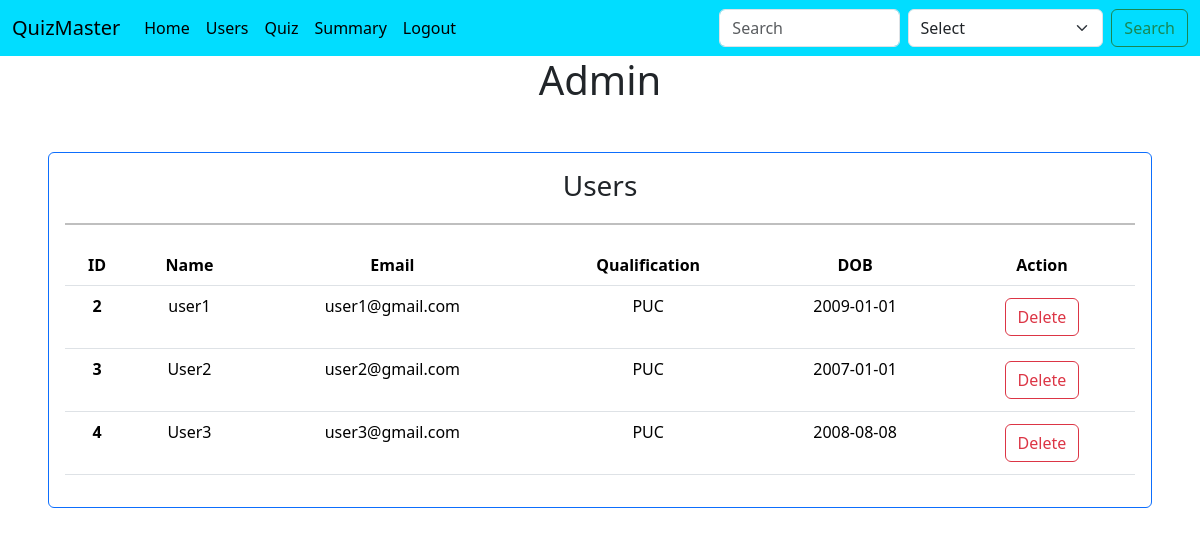
Page /users (signed in) on the earlier database version.
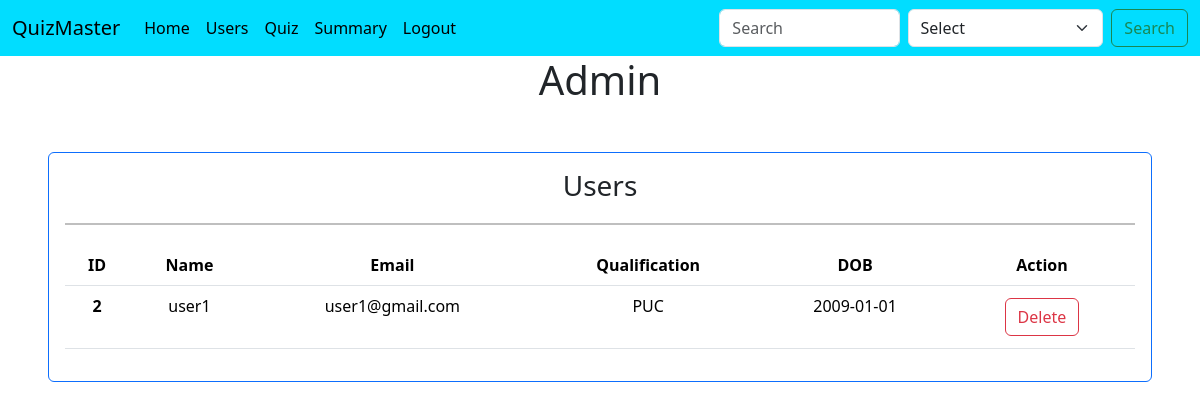
Same page on the later database version.
### controllers/database.py (models this page shows, shortened)
class User(db.Model):
    id = db.Column(db.Integer, primary_key=True, autoincrement=True)
    username = db.Column(db.String(50), unique=True, nullable=False)
    user_email = db.Column(db.String(100), unique=True, nullable=False)
    password = db.Column(db.String(25), nullable=False)
    qualification = db.Column(db.String(100), nullable=False)
    dob = db.Column(db.Date , nullable=False)
    role = db.Column(db.String(10), nullable=False)
    results = db.relationship('Result', backref='user', lazy=True, cascade="all, delete-orphan")
    user_answers = db.relationship('UserAnswers', backref='user', lazy=True, cascade="all, delete-orphan")

### controllers/routes.py (the view)
@app.route("/users")
def users():
    if session.get('user_role', None) == 'admin':
        users = User.query.all()
        return render_template("users.html", users = users)
    else:
        flash("You are not authorized to access this page")
        return redirect(url_for("home"))

### templates/users.html (shortened to what this page needs)
{% extends 'base.html' %}
{% block body %}
<div><h1 class = "text-center">Admin</h1></div>
<div>
    <div class="card border-primary m-5">
        <div class="card-body">
            <h3 class="text-center">Users </h3>
            <hr style="border: 1px solid #000; width: 100%; margin: 20px auto;">
            <table class="table table-hover" style="text-align: center;">
                <thead >
                <tr>
                    <th scope="col">ID</th>
                    <th scope="col">Name</th>
                    <th scope="col">Email</th>
                    <th scope="col">Qualification</th>
                    <th scope="col">DOB</th>
                    <th scope="col">Action</th>
                </tr>
                </thead>
                <tbody>
                {% for user in users if user.role == "user"%}
                    <tr>
                        <th scope="row">{{user.id}} </th>
                        <td>{{user.username}}</td>
                        <td>{{user.user_email}}</td>
                        <td>{{user.qualification}}</td>
                        <td>{{user.dob}}</td>
                        <td>
                            <a class="btn btn-outline-danger m-1" href="{{url_for('delete_user', user_id = user.id)}}" role="Delete">Delete</a>
                        </td>
                    </tr>
                {% endfor %}
                </tbody>
            </table>
        </div>
    </div>
</div>
{% endblock body %}

### templates/base.html (shortened to what this page needs)
<!doctype html>
<html lang="en">
  <head>
    <link href="https://cdn.jsdelivr.net/npm/bootstrap@5.3.3/dist/css/bootstrap.min.css" rel="stylesheet">
  </head>
  <body>
    {% include 'navbar.html' %}
    {% block body %}
    {% endblock body %}
  </body>
</html>

### templates/navbar.html (shortened to what this page needs)
<nav class="navbar navbar-expand-lg " style="background-color: #01ddff;">
    <div class="container-fluid">
      <a class="navbar-brand" href="#">QuizMaster</a>
      <div class="collapse navbar-collapse" id="navbarScroll">
        <ul class="navbar-nav me-auto my-2 my-lg-0 navbar-nav-scroll" style="--bs-scroll-height: 100px;">
          {% if not session.get('user_email',None) %}
            <li class="nav-item">
              <a class="nav-link" href= "{{ url_for('login') }}" >Login</a>
            </li>
            <li class="nav-item">
              <a class="nav-link" href="{{ url_for('register')}}">Register</a>
            </li>
          {% else %}
            {% if session.get('user_role', None) == 'admin' %}
              <li class="nav-item">
                <a class="nav-link active" aria-current="page" href="{{ url_for('home')}}">Home</a>
              </li>
              <li class="nav-item">
                <a class = "nav-link active" aria-current="page" href="{{url_for('users')}}">Users</a>
              </li>
              <li class="nav-item">
                <a class = "nav-link active" aria-current="page" href="{{url_for('quiz_management')}}">Quiz</a>
              </li>
              <li class="nav-item">
                <a class = "nav-link active" aria-current="page" href="#">Summary</a>
              </li>
              <li class="nav-item">
                <a class="nav-link active" aria-current="page" href="{{ url_for('logout')}}">Logout</a>
              </li>
            {% endif %}
          {% endif %}
        {% if session.get('user_role', None)%}
          </ul>
          <form class="d-flex" role="search" action="{{url_for('search')}}">
            <input class="form-control me-2" type="search" placeholder="Search" aria-label="Search" name="search">
            {% if session.get('user_role', None) == 'admin' %}
              <select class="form-select me-2" aria-label="Default select example" name="search_type">
                <option selected>Select</option>
              </select>
            {% endif %}
            <input class="btn btn-outline-success" type="submit" value="Search">
          </form>
        {% endif %}
      </div>
    </div>
  </nav>

Differences in the rows shown:
removed User: id "3", username "User2", user_email "user2@gmail.com", qualification "PUC", dob "2007-01-01"
removed User: id "4", username "User3", user_email "user3@gmail.com", qualification "PUC", dob "2008-08-08"
